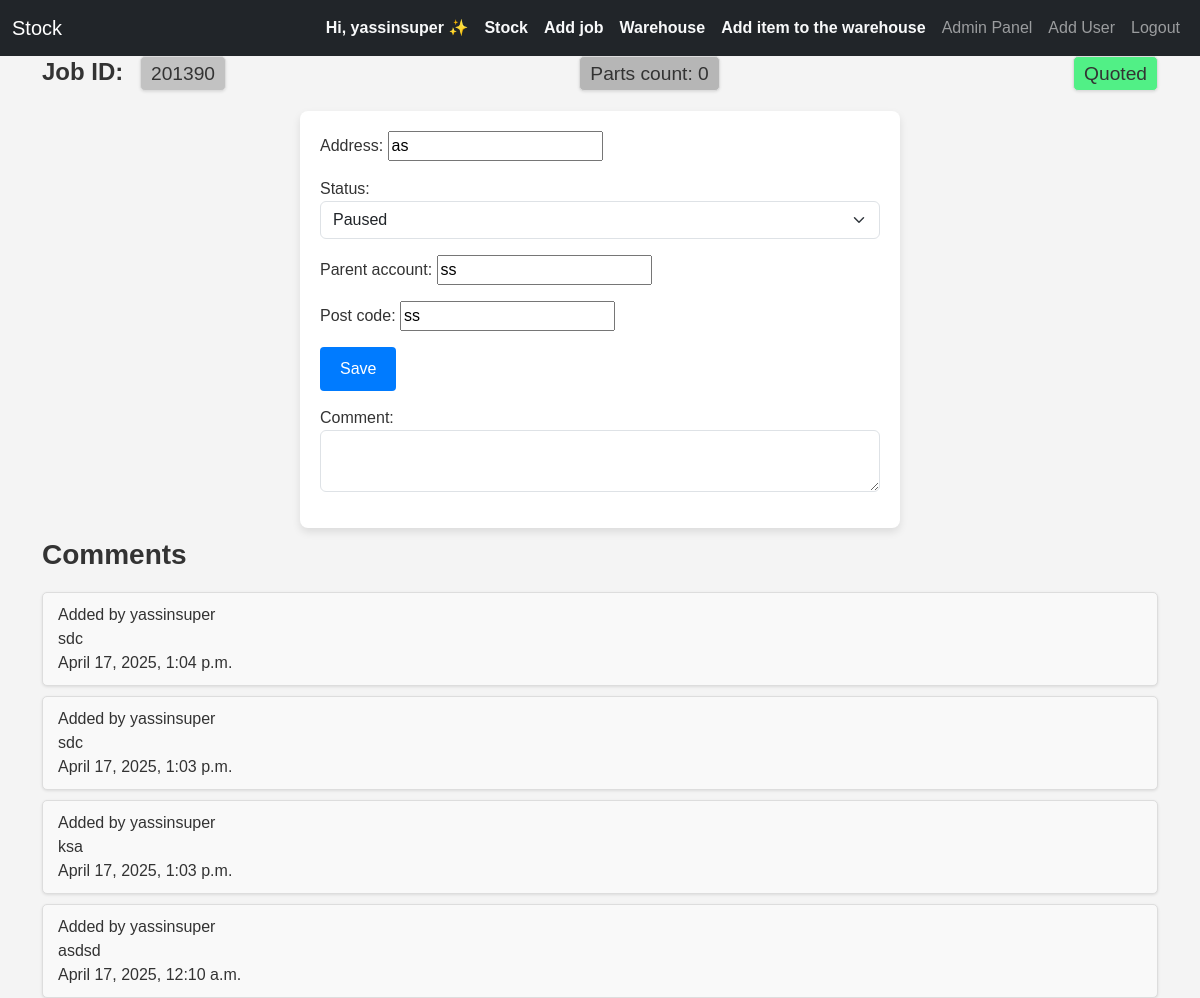
/job/201390/ (signed in), run on an earlier commit of the app's database.
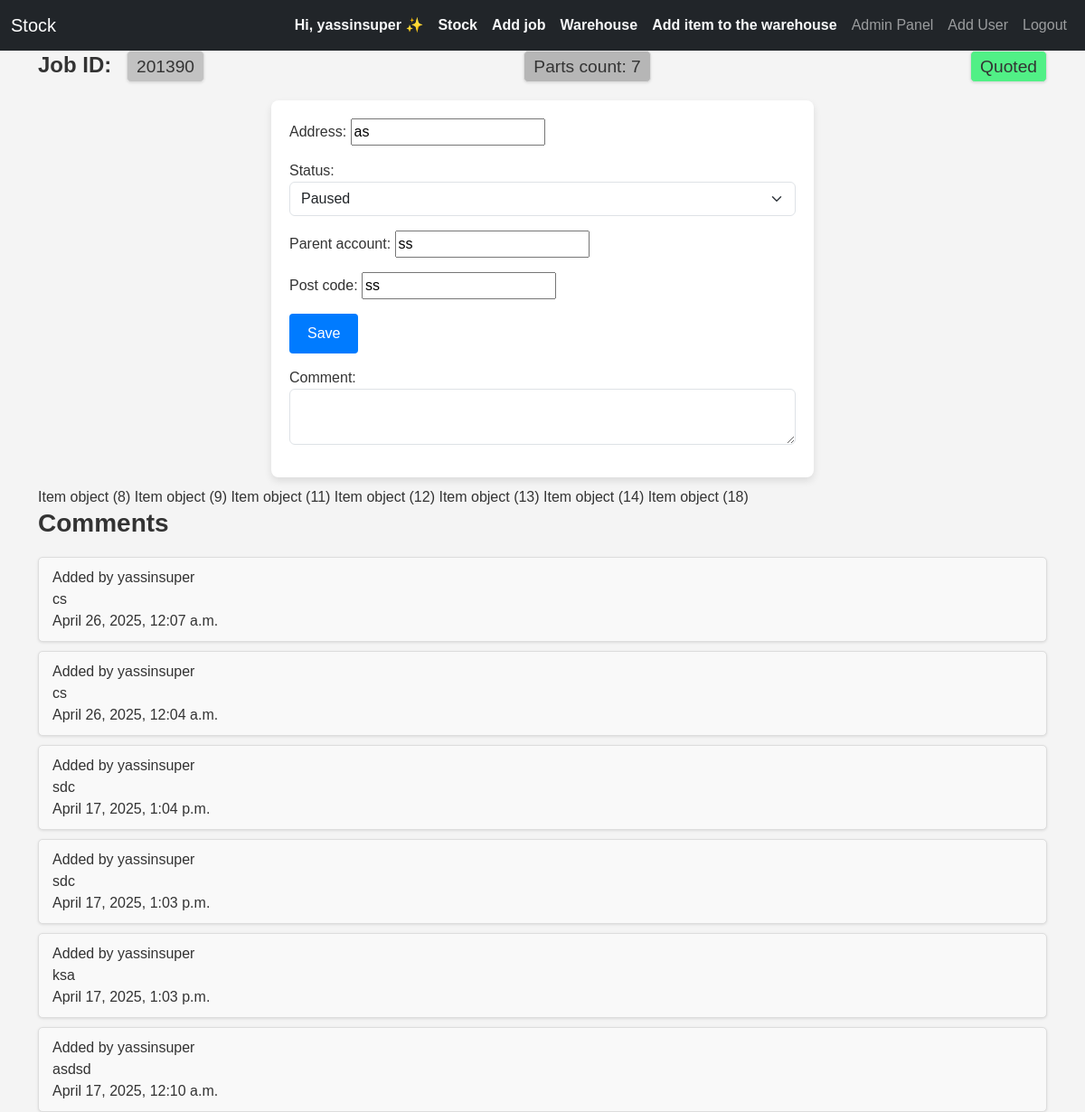
And on a later commit of the database.
### inventory/models.py (models this page shows, shortened)
class Comment(models.Model):
    content_type = models.ForeignKey(ContentType, on_delete=models.CASCADE)  # Reference to the model (Job or Item)
    object_id = models.PositiveIntegerField()  # ID of the related object
    company=models.ForeignKey(Company, on_delete=models.CASCADE,related_name="comment_company")
    content_object = GenericForeignKey('content_type', 'object_id','company')  # Generic relationship
    comment = models.TextField(null=True, blank=True)
    added_date = models.DateTimeField(auto_now_add=True)
    added_by = models.ForeignKey(CustomUser, on_delete=models.DO_NOTHING, null=False, blank=False, related_name="added_by")
    class Meta:
        ordering = ['-added_date']
    def __str__(self):
        return self.comment#[:20] + "..." if len(self.comment) > 20 else self.comment

class CustomUser(AbstractUser):
    company = models.ForeignKey(Company, on_delete=models.CASCADE, null=True, blank=True, related_name="employeees")
    email = models.EmailField(unique=True)
    username = models.CharField(max_length=90, unique=False)
    groups = models.ManyToManyField('auth.Group', related_name='users')
    REQUIRED_FIELDS = ['username',]
    USERNAME_FIELD = 'email'
    class Meta:
        verbose_name_plural = 'users'
        ordering = ['id']

class Item(models.Model):
    CHOICES=[
        ('ordered', 'Ordered'),
        ('arrived', 'Arrived'),
        ('not_ordered','Not ordered'),
    ]
    job = models.ForeignKey(
        Job,
        on_delete=models.CASCADE,
        null=True,
        blank=True,
        related_name="items"
    )
    name=models.CharField(max_length=70)
    part_number=models.TextField(max_length=30)
    reference=models.TextField(blank=True,null=True,max_length=40)
    price=models.DecimalField(max_digits=10, decimal_places=2)
    supplier=models.CharField(max_length=70)
    status=models.CharField(max_length=20,choices=CHOICES,default="not_ordered")
    company=models.ForeignKey(Company,on_delete=models.CASCADE,related_name="item_company")
    added_date=models.DateTimeField(auto_now_add=True)
    added_by=models.ForeignKey(CustomUser, on_delete=models.DO_NOTHING, null=True, blank=True, related_name="added_by_user")
    is_warehouse_item=models.BooleanField(default=False)
    is_moved_to_warehouse=models.BooleanField(default=False)
    warehouse_quantity=models.PositiveSmallIntegerField(default=0)
    job_quantity=models.PositiveSmallIntegerField(default=0)
    arrived_quantity=models.PositiveSmallIntegerField(default=0)
    is_used=models.BooleanField(default=False)
    notes=models.TextField(null=True, blank=True)

### inventory/views.py (the view, shortened to what this page needs)
# urls.py: path('job/<int:pk>/',views.update_job,name='update_job'),
@login_required
def update_job(request, pk):
    job=Job.objects.filter(company=request.user.company).get(job_id=pk)
    items=Item.objects.filter(company=request.user.company,job=job)
    items_count=0
    for item in items:
        items_count+=item.job_quantity
    form = JobForm(instance=job,updating=True,)
    comments_form=CommentForm(initial={
        'content_type': ContentType.objects.get_for_model(Job),
        'object_id': job.job_id,
        'company': request.user.company,
        })
    comments = Comment.objects.filter(content_type=ContentType.objects.get_for_model(Job), object_id=job.job_id,company=request.user.company)
    context={'form': form,'job':job,'comments_form':comments_form,'comments':comments,'items':items,'items_count':items_count}
    return render(request, 'inventory/job_update.html', context)

### inventory/forms.py
class CommentForm(forms.ModelForm):
    class Meta:
        model = Comment
        fields = ['comment', 'content_type', 'object_id']
        widgets = {
            'comment': forms.Textarea(attrs={'rows': 2, 'class': 'form-control'}),
            'content_type': forms.HiddenInput(),
            'object_id': forms.HiddenInput(),
            'company': forms.HiddenInput(),
        }

### inventory/templatetags/custom_tags.py (called while the page is built)
@register.filter
def is_admin(user):
    if user.groups.filter(name='Admin').exists() or user.company.owner==user:
        return True
    return False

@register.filter
def is_owner(user):
    if user.is_authenticated and user.company.owner==user:
        return True
    return False

### templates/inventory/job_update.html (shortened to what this page needs)
{% extends 'inventory/base.html' %}
{% load static %}
{% block body %}
  <h2 style="margin-bottom: 20px; font-size: 1.5rem; font-weight: bold; display: flex; justify-content: space-between; align-items: center;">
    <span>
      Job ID:
      <span style="
        display: inline-block;
        padding: 5px 10px;
        margin-left: 10px;
        font-size: 1.2rem;
        font-weight: normal;
        color: #333;
        background-color: rgba(182, 182, 182, 0.79);
        border: 1px solid #ddd;
        border-radius: 5px;
        box-shadow: 0 1px 3px rgba(0, 0, 0, 0.1);
      ">{{ job.job_id }}</span>
    </span>
    <span style="
        display: inline-block;
        padding: 5px 10px;
        font-size: 1.2rem;
        font-weight: normal;
        color: #333;
        background-color: rgb(182, 182, 182);
        border: 1px solid #ddd;
        border-radius: 5px;
        box-shadow: 0 1px 3px rgba(0, 0, 0, 0.1);
      ">Parts count: {{ items_count }}</span>
    {% if job.quoted %}
      <span style="
        display: inline-block;
        padding: 5px 10px;
        font-size: 1.2rem;
        font-weight: normal;
        color: #333;
        background-color: rgba(39, 240, 106, 0.79);
        border: 1px solid #ddd;
        border-radius: 5px;
        box-shadow: 0 1px 3px rgba(0, 0, 0, 0.1);
      ">Quoted</span>
    {% endif %}
  </h2>
  <section class="form-section">
    <form action="" method="POST" enctype="multipart/form-data" class="form-container">
      <div class="form-group">{{ form.as_p }}</div>
      <div class="form-group">
        <button type="submit" class="btn-submit">Save</button>
      </div>
      <section class="form-section">
        <div class="form-group">{{ comments_form.as_p }}</div>
      </section>
    </form>
  </section>
  {% for item in items %}
    {{ item }}
  {% endfor %}
  <section>
    <h3>Comments</h3>
    <div class="comments-container">
      {% for comment in comments %}
        <div class="comment-card">
          <span>Added by {{ comment.added_by.username }}</span>
          <p>{{ comment }}</p>
          <span>{{ comment.added_date }}</span>
        </div>
      {% empty %}
        <p>No comments available.</p>
      {% endfor %}
    </div>
  </section>
{% endblock %}

What changed in the data, as far as the page shows it:
now on this page (row edited): Item: id "Item object (8)"
now on this page (row edited): Item: id "Item object (9)"
now on this page (row edited): Item: id "Item object (11)"
added Item: id "Item object (12)"
added Item: id "Item object (13)"
added Item: id "Item object (14)"
added Item: id "Item object (18)"
added Comment: added_by.username "yassinsuper", comment "cs", added_date "April 26, 2025, 12:07 a.m."
added Comment: added_by.username "yassinsuper", comment "cs", added_date "April 26, 2025, 12:04 a.m."
Also different on the page:
{{ items_count }}: "0" → "7"
